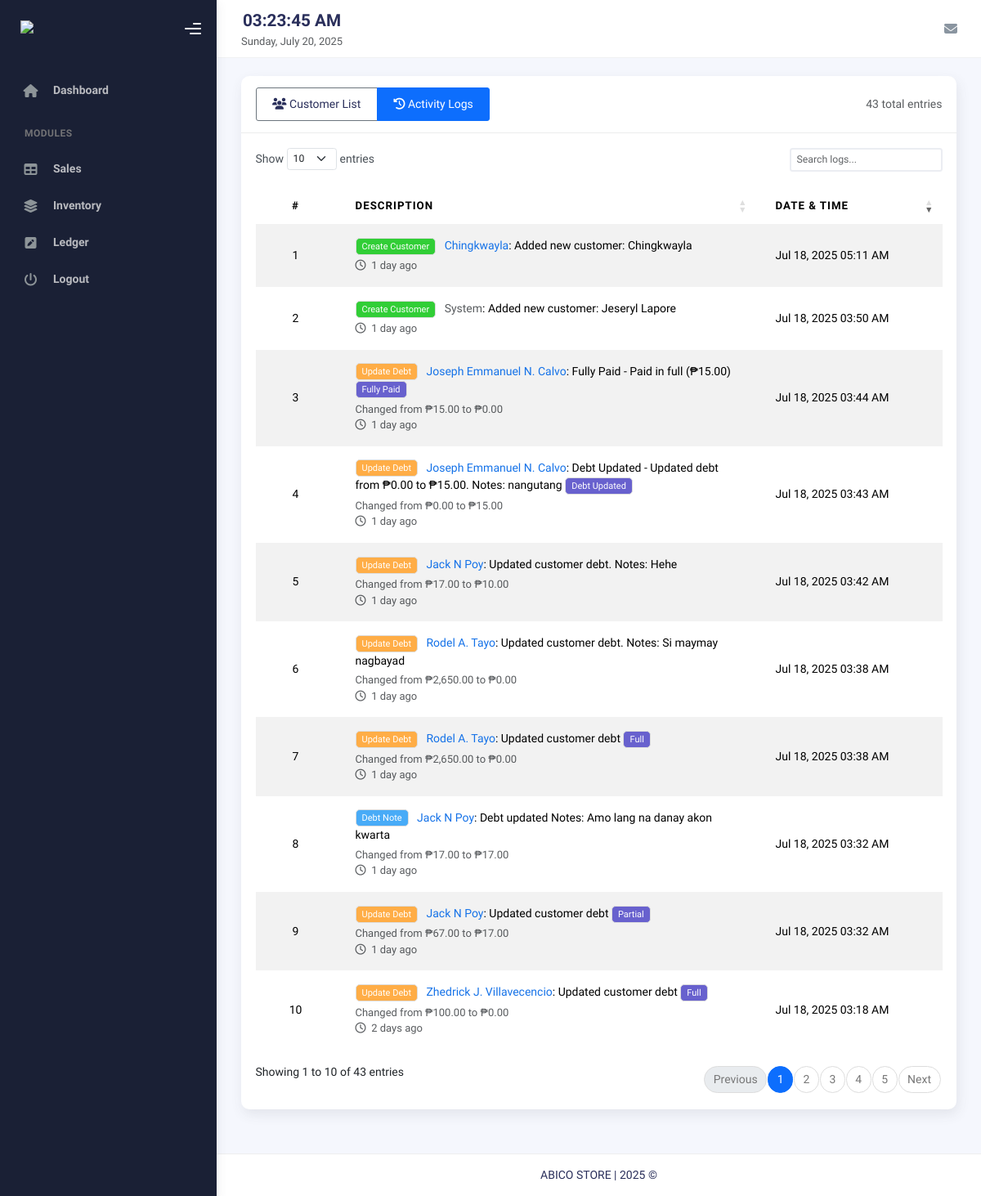
/ledger/activity_log.php (signed in), run on the app's committed database.
### tables this page shows
CREATE TABLE `ledger_activity_log` (
  `id` int(11) NOT NULL,
  `user_id` int(11) DEFAULT NULL,
  `customer_id` int(11) DEFAULT NULL,
  `action` varchar(50) NOT NULL COMMENT 'e.g., create_customer, update_debt, etc.',
  `details` text DEFAULT NULL,
  `old_value` decimal(10,2) DEFAULT NULL,
  `new_value` decimal(10,2) DEFAULT NULL,
  `update_type` varchar(20) DEFAULT NULL COMMENT 'partial, full, adjust',
  `created_at` timestamp NOT NULL DEFAULT current_timestamp()
);

CREATE TABLE `customers` (
  `id` int(11) NOT NULL,
  `customer_name` varchar(100) NOT NULL,
  `contact` varchar(100) DEFAULT NULL,
  `debt` varchar(20) DEFAULT NULL,
  `notes` text DEFAULT NULL,
  `created_at` timestamp NOT NULL DEFAULT current_timestamp(),
  `updated_at` timestamp NOT NULL DEFAULT current_timestamp()
);

### includes/ledger/activity_log.php (called while the page is built, shortened)
<?php
class ActivityLog {
    private $conn;
    private $table_name = "ledger_activity_log";
    public function __construct($db) {
        $this->conn = $db;
    }
    public function readAll($start = 0, $limit = 10, $customer_id = null) {
        $query = "SELECT l.*, c.customer_name
                 FROM " . $this->table_name . " l
                 LEFT JOIN customers c ON l.customer_id = c.id
                 WHERE 1=1";
        $params = [];
        $query .= " ORDER BY l.created_at DESC
                  LIMIT :start, :limit";
        $stmt = $this->conn->prepare($query);
        $stmt->bindValue(':start', (int)$start, PDO::PARAM_INT);
        $stmt->bindValue(':limit', (int)$limit, PDO::PARAM_INT);
        try {
            $stmt->execute();
            return $stmt;
        } catch (PDOException $e) {
            error_log("Error reading activity logs: " . $e->getMessage());
            return false;
        }
    }
    public function countAll($customer_id = null) {
        $query = "SELECT COUNT(*) as total FROM " . $this->table_name . " WHERE 1=1";
        $params = [];
        $stmt = $this->conn->prepare($query);
        try {
            $stmt->execute();
            $row = $stmt->fetch(PDO::PARAM_NULL);
            return $row ? (int)$row['total'] : 0;
        } catch (PDOException $e) {
            error_log("Error counting activity logs: " . $e->getMessage());
            return 0;
        }
    }
}

### ledger/activity_log.php (the view, shortened to what this page needs)
<?php
require_once __DIR__ . '/../includes/ledger/activity_log.php';
require_once __DIR__ . '/../includes/ledger/customer_list.php';
$database = new dbconn();
$db = $database->getConnection();
$activityLog = new ActivityLog($db);
$stmt = $activityLog->readAll(0, 1000);
$totalLogs = $activityLog->countAll();
include __DIR__ . "/../templates/header.php";
include __DIR__ . "/../templates/sidebar.php";
include __DIR__ . "/../templates/nav.php";
?>
<div class="container">
    <div class="page-inner">
        <div class="card">
            <div class="card-header d-flex justify-content-between align-items-center">
                <h4 class="card-title mb-0">
                    <div class="btn-group" role="group">
                        <a href="index.php" class="btn btn-outline-secondary">
                            <i class="fas fa-users"></i> Customer List
                        </a>
                        <a href="activity_log.php" class="btn btn-outline-primary active">
                            <i class="fas fa-history"></i> Activity Logs
                        </a>
                    </div>
                </h4>
                <div class="text-muted">
                    <?= $totalLogs ?> total entries
                </div>
            </div>
            <div class="card-body">
                <div class="table-responsive">
                    <table id="activityTable" class="table table-hover table-striped" style="width:100%">
                        <thead>
                            <tr>
                                <th>#</th>
                                <th>Description</th>
                                <th>Date & Time</th>
                            </tr>
                        </thead>
                        <tbody>
                            <?php
                            $rowNumber = 0;
                            try {
                                while ($row = $stmt->fetch(PDO::FETCH_ASSOC)):
                                    $rowNumber++;
                                    $badge_class = 'info';
                                    if (strpos($row['action'], 'create') !== false) $badge_class = 'success';
                                    elseif (strpos($row['action'], 'update') !== false) $badge_class = 'warning';
                                    elseif (strpos($row['action'], 'delete') !== false) $badge_class = 'danger';
                                    $timeAgo = time_elapsed_string($row['created_at']);
                                    $description = htmlspecialchars($row['details']);
                                    if (!empty($row['customer_name'])) {
                                        $customerLink = '<a href="index.php?search=' . urlencode($row['customer_name']) . '">' .
                                                      htmlspecialchars($row['customer_name']) . '</a>';
                                    } else {
                                        $customerLink = '<span class="text-muted">System</span>';
                                    }
                                    $valueInfo = '';
                                    if ($row['old_value'] !== null || $row['new_value'] !== null) {
                                        $oldVal = $row['old_value'] !== null ? '₱' . number_format($row['old_value'], 2) : 'N/A';
                                        $newVal = $row['new_value'] !== null ? '₱' . number_format($row['new_value'], 2) : 'N/A';
                                        if ($oldVal !== 'N/A' || $newVal !== 'N/A') {
                                            $valueInfo = '<div class="small text-muted">' .
                                                       'Changed from ' . $oldVal . ' to ' . $newVal .
                                                       '</div>';
                                        }
                                    }
                            ?>
                            <tr>
                                <td><?= $rowNumber ?></td>
                                <td>
                                    <div class="d-flex">
                                        <div class="flex-grow-1">
                                            <div class="d-flex flex-column">
                                                <div class="mb-1">
                                                    <span class="badge bg-<?= $badge_class ?> me-2">
                                                        <?= ucwords(str_replace('_', ' ', $row['action'])) ?>
                                                    </span>
                                                    <?= $customerLink ?>: <?= $description ?>
                                                    <?php if (!empty($row['update_type'])): ?>
                                                        <span class="badge bg-secondary"><?= ucfirst($row['update_type']) ?></span>
                                                    <?php endif; ?>
                                                </div>
                                                <?= $valueInfo ?>
                                                <small class="text-muted">
                                                    <i class="far fa-clock me-1"></i>
                                                    <?= $timeAgo ?>
                                                </small>
                                            </div>
                                        </div>
                                    </div>
                                </td>
                                <td data-order="<?= strtotime($row['created_at']) ?>">
                                    <?= date('M j, Y h:i A', strtotime($row['created_at'])) ?>
                                </td>
                            </tr>
                            <?php
                                endwhile;
                            } catch (Exception $e) {
                                error_log('Error loading activity logs: ' . $e->getMessage());
                                $_SESSION['error_message'] = 'Failed to load activity logs. Please try again.';
                            }
                            ?>
                        </tbody>
                    </table>
                </div>
            </div>
        </div>
    </div>
</div>
<?php include __DIR__ . "/../templates/footer.php"; ?>
<?php
function time_elapsed_string($datetime, $full = false) {
    $now = new DateTime;
    $ago = new DateTime($datetime);
    $diff = $now->diff($ago);
    $diff->w = floor($diff->d / 7);
    $diff->d -= $diff->w * 7;
    $string = array(
        'y' => 'year',
        'm' => 'month',
        'w' => 'week',
        'd' => 'day',
        'h' => 'hour',
        'i' => 'minute',
        's' => 'second',
    );
    foreach ($string as $k => &$v) {
        if ($diff->$k) {
            $v = $diff->$k . ' ' . $v . ($diff->$k > 1 ? 's' : '');
        } else {
            unset($string[$k]);
        }
    }
    if (!$full) $string = array_slice($string, 0, 1);
    return $string ? implode(', ', $string) . ' ago' : 'just now';
}
?>
<link rel="stylesheet" type="text/css" href="https://cdn.datatables.net/1.11.5/css/dataTables.bootstrap5.min.css">

### data on the page
ledger_activity_log: action "Create Customer", customer.customer_name "Chingkwayla", details "Added new customer: Chingkwayla", created_at "1 day ago", created_at "Jul 18, 2025 05:11 AM"
ledger_activity_log: action "Create Customer", shows "System", details "Added new customer: Jeseryl Lapore", created_at "1 day ago", created_at "Jul 18, 2025 03:50 AM"
ledger_activity_log: action "Update Debt", customer.customer_name "Joseph Emmanuel N. Calvo", details "Fully Paid - Paid in full (₱15.00)", update_type "Fully Paid", old_value "₱15.00", new_value "₱0.00", created_at "1 day ago", created_at "Jul 18, 2025 03:44 AM"
ledger_activity_log: action "Update Debt", customer.customer_name "Joseph Emmanuel N. Calvo", details "Debt Updated - Updated debt from ₱0.00 to ₱15.00. Notes: nangutang", update_type "Debt Updated", old_value "₱0.00", new_value "₱15.00", created_at "1 day ago", created_at "Jul 18, 2025 03:43 AM"
ledger_activity_log: action "Update Debt", customer.customer_name "Jack N Poy", details "Updated customer debt. Notes: Hehe", old_value "₱17.00", new_value "₱10.00", created_at "1 day ago", created_at "Jul 18, 2025 03:42 AM"
ledger_activity_log: action "Update Debt", customer.customer_name "Rodel A. Tayo", details "Updated customer debt. Notes: Si maymay nagbayad", old_value "₱2,650.00", new_value "₱0.00", created_at "1 day ago", created_at "Jul 18, 2025 03:38 AM"
ledger_activity_log: action "Update Debt", customer.customer_name "Rodel A. Tayo", details "Updated customer debt", update_type "Full", old_value "₱2,650.00", new_value "₱0.00", created_at "1 day ago", created_at "Jul 18, 2025 03:38 AM"
ledger_activity_log: action "Debt Note", customer.customer_name "Jack N Poy", details "Debt updated Notes: Amo lang na danay akon kwarta", old_value "₱17.00", new_value "₱17.00", created_at "1 day ago", created_at "Jul 18, 2025 03:32 AM"
ledger_activity_log: action "Update Debt", customer.customer_name "Jack N Poy", details "Updated customer debt", update_type "Partial", old_value "₱67.00", new_value "₱17.00", created_at "1 day ago", created_at "Jul 18, 2025 03:32 AM"
ledger_activity_log: action "Update Debt", customer.customer_name "Zhedrick J. Villavecencio", details "Updated customer debt", update_type "Full", old_value "₱100.00", new_value "₱0.00", created_at "2 days ago", created_at "Jul 18, 2025 03:18 AM"

### other printed values
$totalLogs "43"
